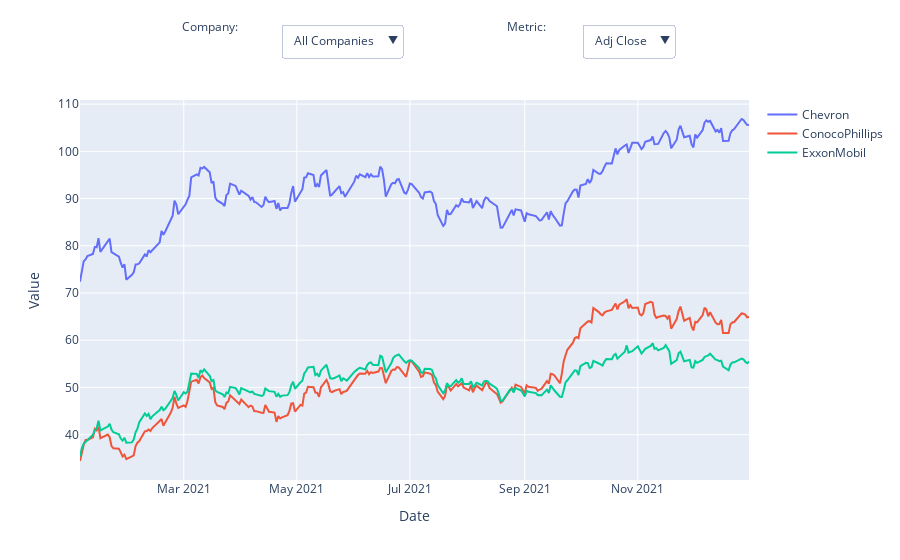

Notebook code cell kept with this figure:
### Code cell
# Create an empty figure object
fig = go.Figure()

# Add traces for all three companies (initially set to show 'Adj Close')
for company in companies:
    company_data = df_oil[df_oil['Company'] == company]
    fig.add_trace(go.Scatter(x=company_data['Date'], y=company_data['Adj Close'], mode='lines', name=company))

# Create dropdowns for company selection and metric selection with adjusted labels
fig.update_layout(
    xaxis_title="Date",
    yaxis_title="Value",
    updatemenus=[
        # Dropdown for selecting company
        dict(
            buttons=[
                dict(
                    label="All Companies",
                    method="update",
                    args=[{"visible": [True, True, True]},
                          {"title": "Oil Data: Adjusted Close Price (All Companies)"}]
                )
            ] + [
                dict(
                    label=company,
                    method="update",
                    args=[{"visible": [company == comp for comp in companies]},
                          {"title": f"Oil Data: Adjusted Close Price ({company})"}]
                ) for company in companies
            ],
            direction="down",
            showactive=True,
            x=0.30,  # Adjust position to fit inline with label
            xanchor="left",
            y=1.2,  # Move dropdown up slightly to create space
            yanchor="top",
        ),
        # Dropdown for selecting metric (e.g., Adj Close, Volume, etc.)
        dict(
            buttons=[dict(
                label=metric,
                method="update",
                args=[{"y": [df_oil[df_oil['Company'] == company][metric] for company in companies]},
                      {"title": f"Oil Data: {metric}"}]
            ) for metric in available_columns],
            direction="down",
            showactive=True,
            x=0.75,  # Adjust position to fit inline with label
            xanchor="left",
            y=1.2,  # Move dropdown up slightly to create space
            yanchor="top",
        )
    ]
)

# Add labels for dropdowns (Company: DROPDOWN  Metric: DROPDOWN)
fig.add_annotation(x=0.15, y=1.22, xref='paper', yref='paper', showarrow=False, text="Company:", font=dict(size=12))
fig.add_annotation(x=0.70, y=1.22, xref='paper', yref='paper', showarrow=False, text="Metric:", font=dict(size=12))

# Show the figure
fig.show()

### Figure 1 — Plotly figure (JSON) as saved in the notebook; plotly's stock layout.template omitted (floating-point values rounded to 4 significant figures; data arrays with more than 128 entries replaced by an {"elided": "..."} marker saying what was removed)
{"data": [{"mode": "lines", "name": "Chevron", "type": "scatter", "x": {"elided": "252 str values"}, "y": {"elided": "252 float values"}}, {"mode": "lines", "name": "ConocoPhillips", "type": "scatter", "x": {"elided": "252 str values"}, "y": {"elided": "252 float values"}}, {"mode": "lines", "name": "ExxonMobil", "type": "scatter", "x": {"elided": "252 str values"}, "y": {"elided": "252 float values"}}], "layout": {"annotations": [{"font": {"size": 12}, "showarrow": false, "text": "Company:", "x": 0.15, "xref": "paper", "y": 1.22, "yref": "paper"}, {"font": {"size": 12}, "showarrow": false, "text": "Metric:", "x": 0.7, "xref": "paper", "y": 1.22, "yref": "paper"}], "updatemenus": [{"buttons": [{"args": [{"visible": [true, true, true]}, {"title": "Oil Data: Adjusted Close Price (All Companies)"}], "label": "All Companies", "method": "update"}, {"args": [{"visible": [true, false, false]}, {"title": "Oil Data: Adjusted Close Price (Chevron)"}], "label": "Chevron", "method": "update"}, {"args": [{"visible": [false, true, false]}, {"title": "Oil Data: Adjusted Close Price (ConocoPhillips)"}], "label": "ConocoPhillips", "method": "update"}, {"args": [{"visible": [false, false, true]}, {"title": "Oil Data: Adjusted Close Price (ExxonMobil)"}], "label": "ExxonMobil", "method": "update"}], "direction": "down", "showactive": true, "x": 0.3, "xanchor": "left", "y": 1.2, "yanchor": "top"}, {"buttons": [{"args": [{"y": {"elided": "3x252 float values"}}, {"title": "Oil Data: Adj Close"}], "label": "Adj Close", "method": "update"}, {"args": [{"y": {"elided": "3x252 int values"}}, {"title": "Oil Data: Volume"}], "label": "Volume", "method": "update"}, {"args": [{"y": {"elided": "3x252 float values"}}, {"title": "Oil Data: Open"}], "label": "Open", "method": "update"}, {"args": [{"y": {"elided": "3x252 float values"}}, {"title": "Oil Data: Close"}], "label": "Close", "method": "update"}, {"args": [{"y": {"elided": "3x252 float values"}}, {"title": "Oil Data: High"}], "label": "High", "method": "update"}, {"args": [{"y": {"elided": "3x252 float values"}}, {"title": "Oil Data: Low"}], "label": "Low", "method": "update"}], "direction": "down", "showactive": true, "x": 0.75, "xanchor": "left", "y": 1.2, "yanchor": "top"}], "xaxis": {"title": {"text": "Date"}}, "yaxis": {"title": {"text": "Value"}}}}
